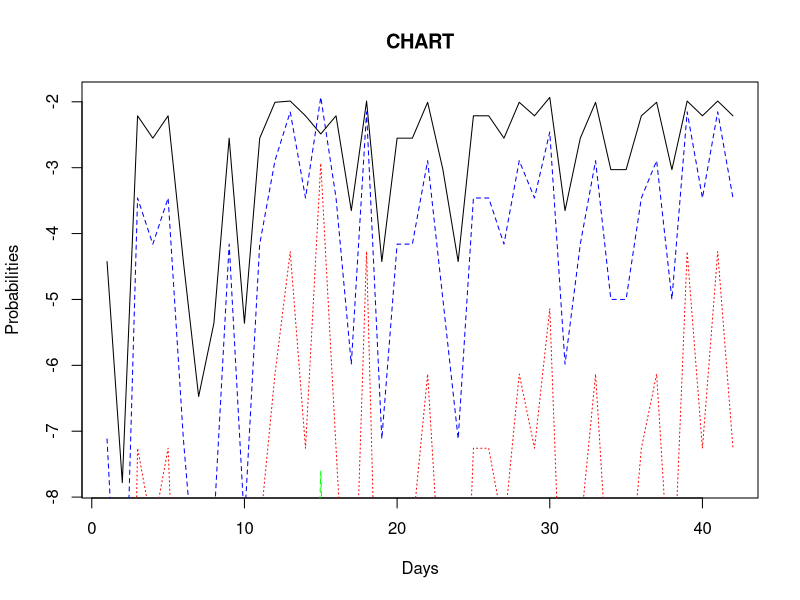
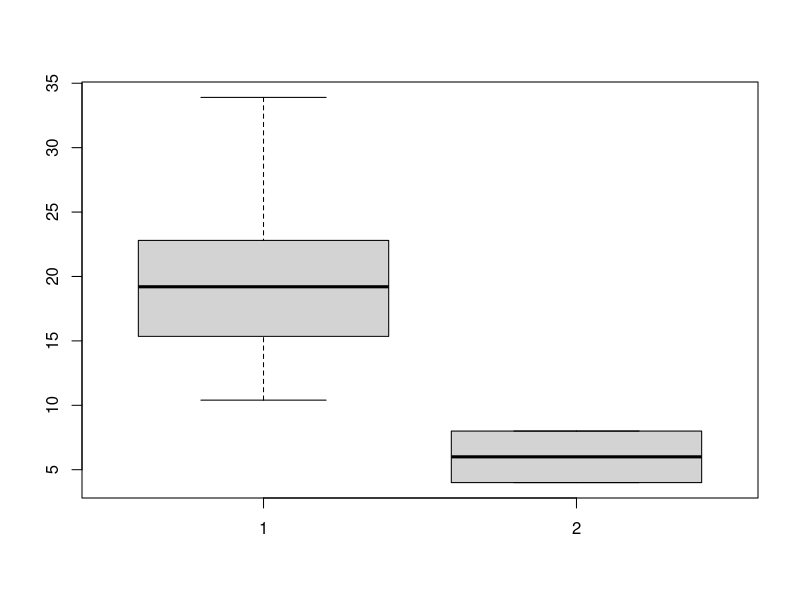
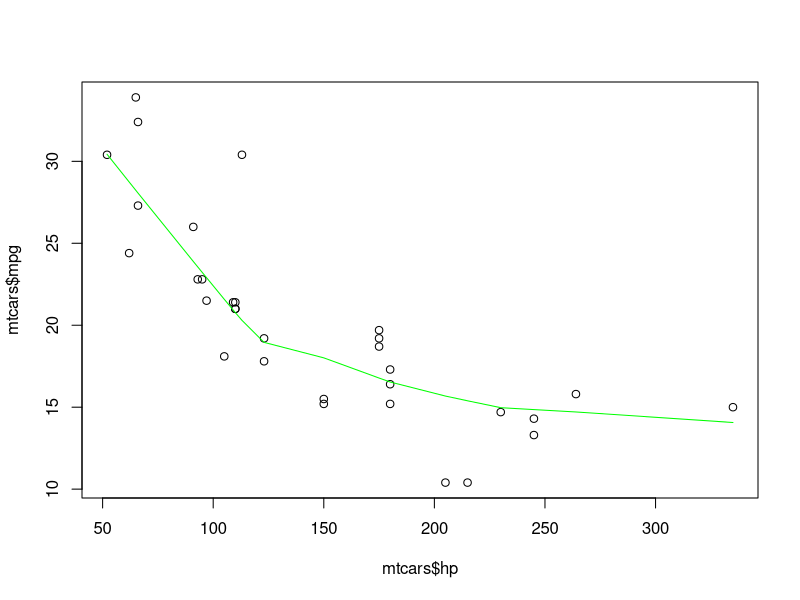

Write the R code that produced these figures, in order.
### Doni Ivanov
### 81992

### 1 ###

# 1.1
# 1.2

shots = c(8, 5, 12, 11, 12, 8, 6, 7, 11, 7, 11, 13, 15,
          12, 17, 12, 9, 15, 8, 11, 11, 13, 10, 8, 12, 12, 11,
          13, 12, 14, 9, 11, 13, 10, 10, 12, 13, 10, 15, 12, 15, 12)

x = c(0.34, 0.47, 0.56, 0.69, 0.83, 0.91)

f = function(x) {
  log(dbinom(shots, 30, x))
}

y = sapply(x, f)

# 1.3

plot(y[,2], main = "CHART", xlab = "Days", ylab = "Probabilities", type = "l")
lines(y[,3], lty = "dashed", col = "blue")
lines(y[,4], lty = "dotted", col = "red")
lines(y[,5], lty = "dashed", col = "green")
lines(y[,6], lty = "dotted", col = "yellow")

# 1.4

# We choose the first probability (0.34) because it is the smallest and its graph is 
# above the others

### 2 ###

# 2.1

# mtcars[1:5, ]
#                      mpg   cyl  disp  hp   drat   wt     qsec    vs  am  gear  carb
# Mazda RX4            21.0   6   160   110  3.90   2.620  16.46   0   1    4     4
# Mazda RX4 Wag        21.0   6   160   110  3.90   2.875  17.02   0   1    4     4
# Datsun 710           22.8   4   108   93   3.85   2.320  18.61   1   1    4     1
# Hornet 4 Drive       21.4   6   258   110  3.08   3.215  19.44   1   0    3     1
# Hornet Sportabout    18.7   8   360   175  3.15   3.440  17.02   0   0    3     2

# 2.2

#Maserati Bora
max(mtcars$hp)
sort(mtcars$wt)[c(1:5)]

# 2.3

mtcars$mpg
mtcars$cyl
boxplot(mtcars$mpg, mtcars$cyl)

# 2.4

mtcars$hp
mtcars$mpg
plot(mtcars$hp, mtcars$mpg)
lines(lowess(mtcars$hp, mtcars$mpg), col = 'green')
cor(mtcars$hp, mtcars$mpg)

# 2.5

mtcars$hp
top20 = mtcars[mtcars$hp > quantile(mtcars$hp, prob = 1 - length(mtcars$hp) / 100), ]
min(top20$hp)

# 2.6

mean(mtcars$hp < 100)

# 2.7

mean(mtcars$cyl[mtcars$gear == 5] == 8)

### 3 ###

counter <- 0
arr <- c(1:20)

while(1) {

  r = sample(1:20, 1, replace = T)
  counter = counter + 1
  
  if (r %in% arr) {
    arr[r] = 0
  }
  
  if (all(arr == 0)) {
     counter
     break
  }
}

counter